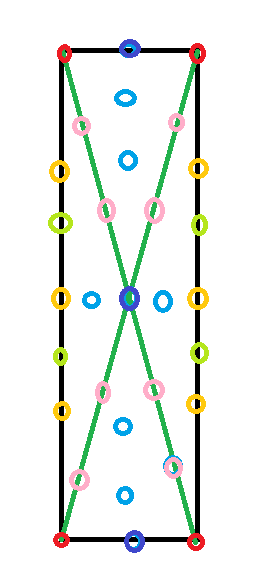
#> input picture OTHER/points_plan.png, 258 x 585 px
$ python -i NinePegHole.py   (imports and definitions only)
#> lines starting #> are read from the running program, lines starting #| are printed output that depends on the picture
#> further down, picture is the input picture: shape (585, 258, 3); mean B, G, R 234.9, 239.1, 235.6
import numpy as np
import cv2 as cv
import matplotlib.pyplot as plt
import time


# [1 line not run here, left out]
runningFrameCounter = 0
setupFrameCounter = 0
maxFrame = 5
settedPinsCounter = 0
confirmedPins = 0
borderHolesCoords = []
yArea = [0, 0]
startSum = 0
allPinsSetted = False
allPinsDown = False
start = False

def calculateThreshold(grayImage):
	tO = cv.threshold(grayImage, 0, 255, cv.THRESH_BINARY + cv.THRESH_OTSU)[0]
	tL = tO / 2
	tH = tO

	return tL, tH

def gammaImage(grayImage, gamma):
	dtype = grayImage.dtype
	grayImage = grayImage.astype('float')
	if dtype.kind in ('u', 'i'):
		minValue = np.iinfo(dtype).min
		maxValue = np.iinfo(dtype).max
	else:
		minValue = np.min(grayImage)
		maxValue = np.max(grayImage)
	rangeValue = maxValue - minValue

	grayImage = (grayImage - minValue) / float(rangeValue)
	gammaImg = grayImage**gamma
	gammaImg = float(rangeValue) * gammaImg + minValue

	gammaImg[gammaImg < 0] = 0
	gammaImg[gammaImg >255] = 255

	return gammaImg.astype(dtype)

def rgbToHsv(rgbImage):
	r = rgbImage[:, :, 2]
	g = rgbImage[:, :, 1]
	b = rgbImage[:, :, 0]

	cMax = np.maximum(r, np.maximum(g, b))
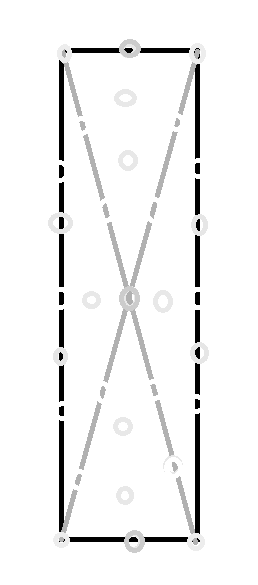
#> cMax: shape (585, 258) float64; min 0, max 1, mean 0.954
	cMin = np.minimum(r, np.minimum(g, b))
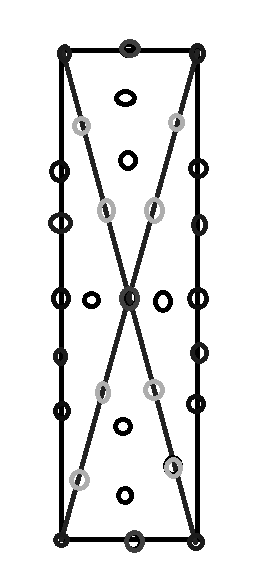
#> cMin: shape (585, 258) float64; min 0, max 1, mean 0.902
	delta = cMax - cMin + 1e-7
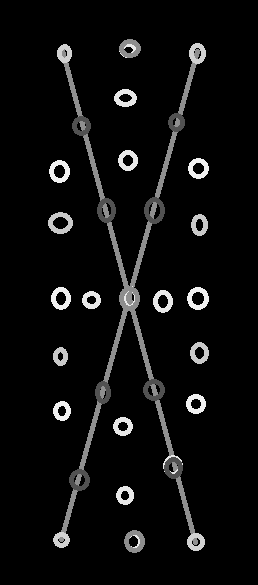
#> delta: shape (585, 258) float64; min 1e-07, max 0.945, mean 0.0514

	h = np.zeros_like(r)
	s = np.zeros_like(r)
	v = np.zeros_like(r)

	h[cMax == r] = 60.0 * ((g[cMax == r] - b[cMax == r]) / (delta[cMax == r]) % 6.0)
	h[cMax == g] = 60.0 * ((b[cMax == g] - r[cMax == g]) / (delta[cMax == g]) + 2)
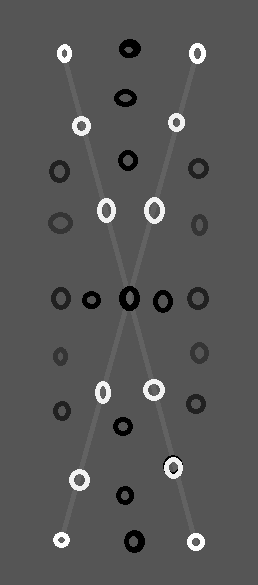
#> h: shape (585, 258) float64; min 0, max 357.7, mean 121.7; drawn with min black and max white
	h[cMax == b] = 60.0 * ((r[cMax == b] - g[cMax == b]) / (delta[cMax == b]) + 4)
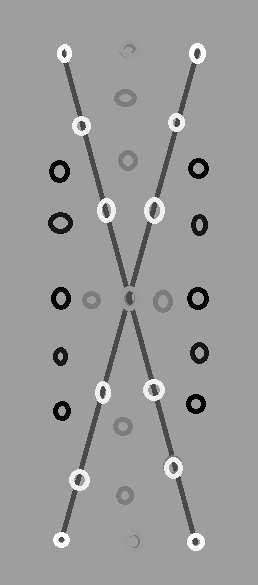
#> h: shape (585, 258) float64; min 46.56, max 357.7, mean 235.6; drawn with min black and max white

	s[delta != 0] = delta[delta != 0] / (cMax[delta != 0] + 1e-7)
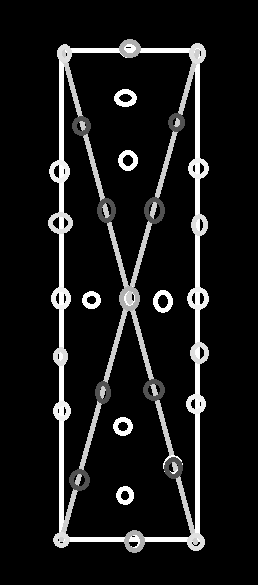
#> s: shape (585, 258) float64; min 1e-07, max 1, mean 0.0955

	v = cMax

	return h, s, v

def prepareImage(frame):
	# Gray image of frame.
	grayImg = cv.cvtColor(frame, cv.COLOR_BGR2GRAY)
	# HSV space of (colored) frame.
	h, s, v = rgbToHsv(frame / 255)
	# Gamma image to improve contrast on gray image.
	gammaImg = gammaImage(grayImg, 0.8)
	# Blurred gamma image.
	blurImg = cv.GaussianBlur(gammaImg, (7, 7), sigmaX = 1.5, sigmaY = 1.5)
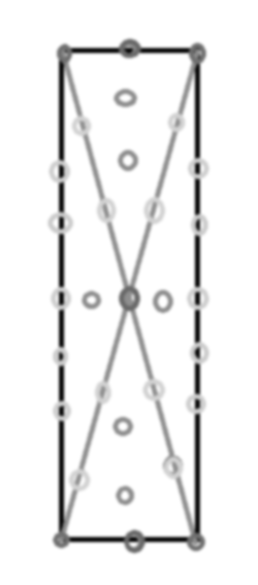
#> blurImg: shape (585, 258); min 15, max 255, mean 238.8
	# Automatic thresholding on blur image.
	tH = calculateThreshold(blurImg)[1]
#> in calculateThreshold, `tO = cv.threshold(grayImage, 0, 255, cv.THRESH_BINARY + cv.THRESH_OTSU..`: tO = 185
#> in calculateThreshold, `tL = tO / 2`: tL = 92.5
#> in calculateThreshold, `tH = tO`: tH = 185
#> tH = 185

	return blurImg, tH, h, s, v

def findCircles(blurImg, tH):
	# Find candidates for setted pins.
	pinsCandidates = cv.HoughCircles(blurImg, cv.HOUGH_GRADIENT, 3, 50, param1 = tH, param2 = 5, minRadius = 3, maxRadius = 10)
	# Find collection area for unsetted pins.
	collectionArea = cv.HoughCircles(blurImg, cv.HOUGH_GRADIENT, 3, 50, param1 = tH, param2 = 100, minRadius = 100, maxRadius = 150)

	return pinsCandidates, collectionArea

def detectHand(currentSum, startSum):
	if (int(startSum) - int(currentSum) > 5000000):
		return True
	return False


def setBorderHolesPosition():
	input("Put all pins in collection area and press any key to continue.")
	print("Click on upper left and lower right hole, than press ENTER")
	while True:
		ret, frame = cap.read()
		cv.setMouseCallback('frame', onMouse)
		for (x, y) in borderHolesCoords:
			cv.circle(frame, (x, y), 3, (0, 0, 255), 5)
		cv.imshow('frame', frame)
		if cv.waitKey(1) & 0xFF == 13 and len(borderHolesCoords) >= 2:
			break
	print("READY!")

def onMouse(event, x, y, flags, params):
	global borderHolesCoords
	ret, frame = cap.read()
	if event == cv.EVENT_LBUTTONDOWN:
		borderHolesCoords.append((x, y))


# [80 lines not run here, left out]

>>> import cv2
>>> picture = cv2.imread('points_plan.png')
>>> result = prepareImage(picture)
#> result = 5 items
